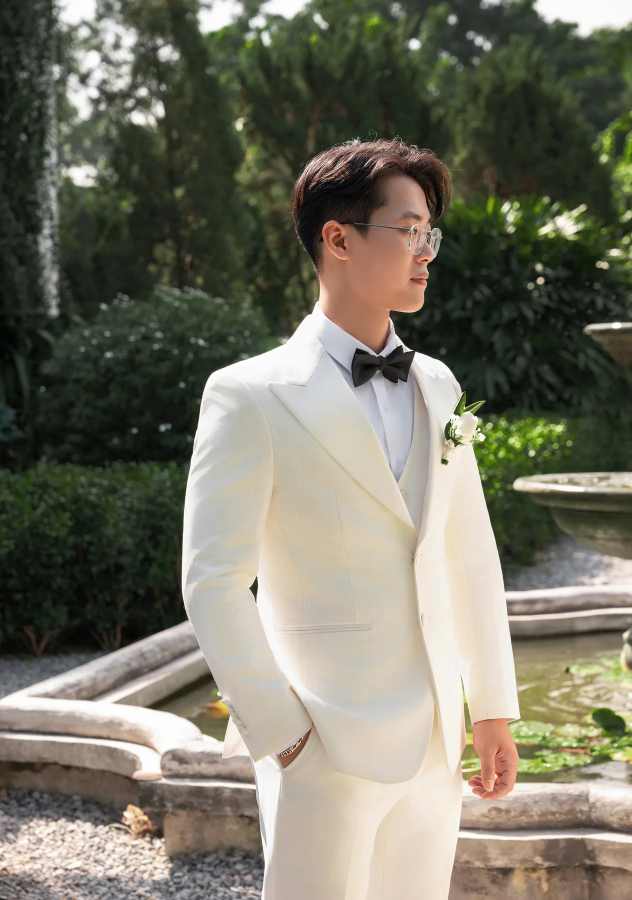
#> input picture src/assets/images/gallery/album_1.webp, 1264 x 1800 px (shown at 1/2 size)
$ python gen-share-images.py
#> lines starting #> are read from the running program, lines starting #| are printed output that depends on the picture
#!/usr/bin/env python3
"""Tạo ảnh xem trước khi chia sẻ link (og:image) và favicon.

Chạy từ thư mục gốc của repo:  python3 scripts/gen-share-images.py
Cần Pillow (pip install pillow).

- src/assets/images/share/og_image.jpg   1200x630, cắt giữa từ OG_SOURCE
- src/assets/images/share/favicon-32.png, favicon-180.png (apple-touch-icon),
  cắt vuông từ ICON_SOURCE theo ICON_BOX

Đổi ảnh chia sẻ: sửa OG_SOURCE (và OG_FOCUS_Y nếu cần đẩy khung cắt lên/xuống).
Đường dẫn ảnh được ghi trong src/index.html.
"""
import os

from PIL import Image

ROOT = os.path.join(os.path.dirname(__file__), "..", "src", "assets", "images")
OUT = os.path.join(ROOT, "share")

OG_SOURCE = os.path.join(ROOT, "gallery", "album_1.webp")
OG_SIZE = (1200, 630)
OG_FOCUS_Y = 0.5  # 0 = sát mép trên, 1 = sát mép dưới

ICON_SOURCE = os.path.join(ROOT, "couple", "banner_right.webp")
ICON_BOX = (230, 400, 720)  # trái, trên, cạnh (px trên ảnh gốc 1221x1800): khung vuông quanh hai gương mặt


def og_image():
    im = Image.open(OG_SOURCE).convert("RGB")
#> im is the input picture: PIL image 1264x1800 RGB; mean R, G, B 118.9, 116.8, 101.7
    w, h = im.size
#> w = 1264; h = 1800
    tw, th = OG_SIZE
    if w * th <= h * tw:  # ảnh cao hơn khung: cắt trên dưới
        ch = round(w * th / tw)
#> ch = 664
        top = round((h - ch) * OG_FOCUS_Y)
#> top = 568
        box = (0, top, w, top + ch)
#> box = (0, 568, 1264, 1232)
    else:  # ảnh rộng hơn khung: cắt hai bên
        cw = round(h * tw / th)
        left = (w - cw) // 2
        box = (left, 0, left + cw, h)
    im = im.crop(box).resize(OG_SIZE, Image.LANCZOS)
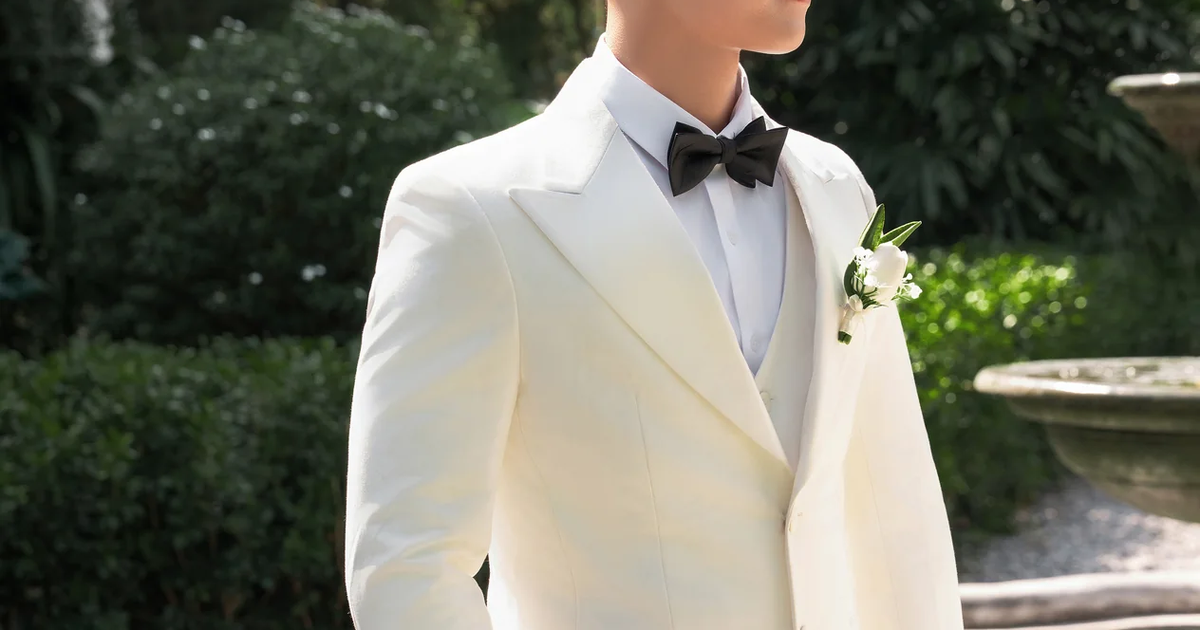
#> im: PIL image 1200x630 RGB; mean R, G, B 110.3, 111.5, 98
    im.save(os.path.join(OUT, "og_image.jpg"), quality=86, optimize=True, progressive=True)


def favicon(px):
#> called with px = 32
    im = Image.open(ICON_SOURCE).convert("RGB")
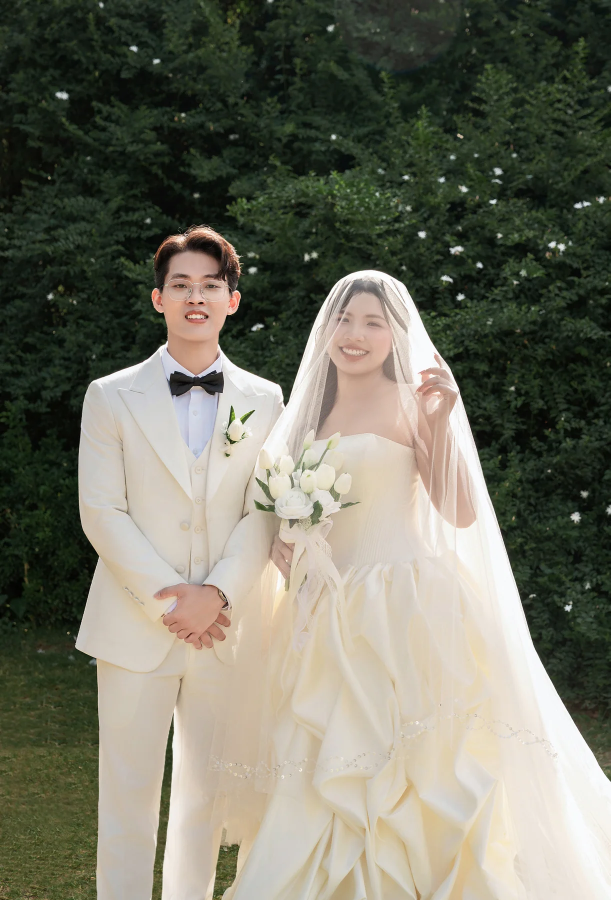
#> input picture src/assets/images/couple/banner_right.webp, 1221 x 1800 px (shown at 1/2 size)
#> im is the input picture: PIL image 1221x1800 RGB; mean R, G, B 116.2, 115.9, 101.4
    left, top, side = ICON_BOX
    im = im.crop((left, top, left + side, top + side)).resize((px, px), Image.LANCZOS)
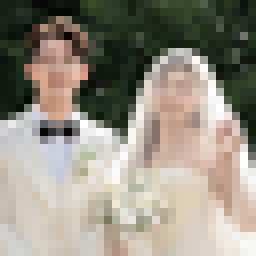
#> im: PIL image 32x32 RGB (shown 8 times larger); mean R, G, B 148.6, 142.7, 130.5
    im.save(os.path.join(OUT, f"favicon-{px}.png"), optimize=True)


if __name__ == "__main__":
    os.makedirs(OUT, exist_ok=True)
    og_image()
    for px in (32, 180):
        favicon(px)
    print("Đã ghi vào", os.path.normpath(OUT))
